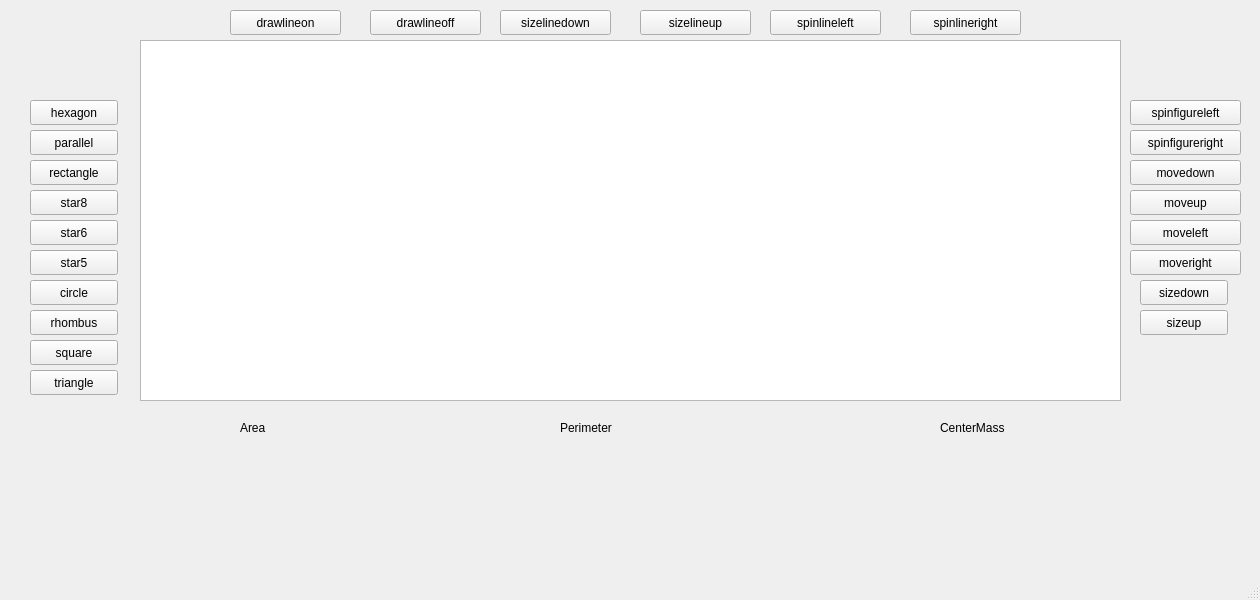
<?xml version="1.0" encoding="UTF-8"?>
<ui version="4.0">
 <class>MainWindow</class>
 <widget class="QMainWindow" name="MainWindow">
  <property name="geometry">
   <rect>
    <x>0</x>
    <y>0</y>
    <width>1260</width>
    <height>600</height>
   </rect>
  </property>
  <property name="windowTitle">
   <string>MainWindow</string>
  </property>
  <widget class="QWidget" name="centralwidget">
   <widget class="QGraphicsView" name="graphicsView">
    <property name="geometry">
     <rect>
      <x>140</x>
      <y>40</y>
      <width>981</width>
      <height>361</height>
     </rect>
    </property>
   </widget>
   <widget class="QLabel" name="Area">
    <property name="geometry">
     <rect>
      <x>240</x>
      <y>420</y>
      <width>111</width>
      <height>16</height>
     </rect>
    </property>
    <property name="text">
     <string>Area</string>
    </property>
   </widget>
   <widget class="QLabel" name="Perimeter">
    <property name="geometry">
     <rect>
      <x>560</x>
      <y>420</y>
      <width>141</width>
      <height>16</height>
     </rect>
    </property>
    <property name="text">
     <string>Perimeter</string>
    </property>
   </widget>
   <widget class="QLabel" name="CenterMass">
    <property name="geometry">
     <rect>
      <x>940</x>
      <y>420</y>
      <width>141</width>
      <height>16</height>
     </rect>
    </property>
    <property name="text">
     <string>CenterMass</string>
    </property>
   </widget>
   <widget class="QPushButton" name="pushButton_triangle">
    <property name="geometry">
     <rect>
      <x>30</x>
      <y>370</y>
      <width>88</width>
      <height>25</height>
     </rect>
    </property>
    <property name="text">
     <string>triangle</string>
    </property>
   </widget>
   <widget class="QPushButton" name="pushButton_square">
    <property name="geometry">
     <rect>
      <x>30</x>
      <y>340</y>
      <width>88</width>
      <height>25</height>
     </rect>
    </property>
    <property name="text">
     <string>square</string>
    </property>
   </widget>
   <widget class="QPushButton" name="pushButton_rhombus">
    <property name="geometry">
     <rect>
      <x>30</x>
      <y>310</y>
      <width>88</width>
      <height>25</height>
     </rect>
    </property>
    <property name="text">
     <string>rhombus</string>
    </property>
   </widget>
   <widget class="QPushButton" name="pushButton_circle">
    <property name="geometry">
     <rect>
      <x>30</x>
      <y>280</y>
      <width>88</width>
      <height>25</height>
     </rect>
    </property>
    <property name="text">
     <string>circle</string>
    </property>
   </widget>
   <widget class="QPushButton" name="pushButton_star5">
    <property name="geometry">
     <rect>
      <x>30</x>
      <y>250</y>
      <width>88</width>
      <height>25</height>
     </rect>
    </property>
    <property name="text">
     <string>star5</string>
    </property>
   </widget>
   <widget class="QPushButton" name="pushButton_star6">
    <property name="geometry">
     <rect>
      <x>30</x>
      <y>220</y>
      <width>88</width>
      <height>25</height>
     </rect>
    </property>
    <property name="text">
     <string>star6</string>
    </property>
   </widget>
   <widget class="QPushButton" name="pushButton_star8">
    <property name="geometry">
     <rect>
      <x>30</x>
      <y>190</y>
      <width>88</width>
      <height>25</height>
     </rect>
    </property>
    <property name="text">
     <string>star8</string>
    </property>
   </widget>
   <widget class="QPushButton" name="pushButton_rectangle">
    <property name="geometry">
     <rect>
      <x>30</x>
      <y>160</y>
      <width>88</width>
      <height>25</height>
     </rect>
    </property>
    <property name="text">
     <string>rectangle</string>
    </property>
   </widget>
   <widget class="QPushButton" name="pushButton_parallel">
    <property name="geometry">
     <rect>
      <x>30</x>
      <y>130</y>
      <width>88</width>
      <height>25</height>
     </rect>
    </property>
    <property name="text">
     <string>parallel</string>
    </property>
   </widget>
   <widget class="QPushButton" name="pushButton_hexagon">
    <property name="geometry">
     <rect>
      <x>30</x>
      <y>100</y>
      <width>88</width>
      <height>25</height>
     </rect>
    </property>
    <property name="text">
     <string>hexagon</string>
    </property>
   </widget>
   <widget class="QPushButton" name="pushButton_sizeup">
    <property name="geometry">
     <rect>
      <x>1140</x>
      <y>310</y>
      <width>88</width>
      <height>25</height>
     </rect>
    </property>
    <property name="text">
     <string>sizeup</string>
    </property>
   </widget>
   <widget class="QPushButton" name="pushButton_sizedown">
    <property name="geometry">
     <rect>
      <x>1140</x>
      <y>280</y>
      <width>88</width>
      <height>25</height>
     </rect>
    </property>
    <property name="text">
     <string>sizedown</string>
    </property>
   </widget>
   <widget class="QPushButton" name="pushButton_moveup">
    <property name="geometry">
     <rect>
      <x>1130</x>
      <y>190</y>
      <width>111</width>
      <height>25</height>
     </rect>
    </property>
    <property name="text">
     <string>moveup</string>
    </property>
   </widget>
   <widget class="QPushButton" name="pushButton_movedown">
    <property name="geometry">
     <rect>
      <x>1130</x>
      <y>160</y>
      <width>111</width>
      <height>25</height>
     </rect>
    </property>
    <property name="text">
     <string>movedown</string>
    </property>
   </widget>
   <widget class="QPushButton" name="pushButton_moveleft">
    <property name="geometry">
     <rect>
      <x>1130</x>
      <y>220</y>
      <width>111</width>
      <height>25</height>
     </rect>
    </property>
    <property name="text">
     <string>moveleft</string>
    </property>
   </widget>
   <widget class="QPushButton" name="pushButton_moveright">
    <property name="geometry">
     <rect>
      <x>1130</x>
      <y>250</y>
      <width>111</width>
      <height>25</height>
     </rect>
    </property>
    <property name="text">
     <string>moveright</string>
    </property>
   </widget>
   <widget class="QPushButton" name="pushButton_rotleft">
    <property name="geometry">
     <rect>
      <x>1130</x>
      <y>100</y>
      <width>111</width>
      <height>25</height>
     </rect>
    </property>
    <property name="text">
     <string>spinfigureleft</string>
    </property>
   </widget>
   <widget class="QPushButton" name="pushButton_rotright">
    <property name="geometry">
     <rect>
      <x>1130</x>
      <y>130</y>
      <width>111</width>
      <height>25</height>
     </rect>
    </property>
    <property name="text">
     <string>spinfigureright</string>
    </property>
   </widget>
   <widget class="QPushButton" name="pushButton_drawlineon">
    <property name="geometry">
     <rect>
      <x>230</x>
      <y>10</y>
      <width>111</width>
      <height>25</height>
     </rect>
    </property>
    <property name="text">
     <string>drawlineon</string>
    </property>
   </widget>
   <widget class="QPushButton" name="pushButton_drawlineoff">
    <property name="geometry">
     <rect>
      <x>370</x>
      <y>10</y>
      <width>111</width>
      <height>25</height>
     </rect>
    </property>
    <property name="text">
     <string>drawlineoff</string>
    </property>
   </widget>
   <widget class="QPushButton" name="pushButton_sizelineup">
    <property name="geometry">
     <rect>
      <x>640</x>
      <y>10</y>
      <width>111</width>
      <height>25</height>
     </rect>
    </property>
    <property name="text">
     <string>sizelineup</string>
    </property>
   </widget>
   <widget class="QPushButton" name="pushButton_sizelinedown">
    <property name="geometry">
     <rect>
      <x>500</x>
      <y>10</y>
      <width>111</width>
      <height>25</height>
     </rect>
    </property>
    <property name="text">
     <string>sizelinedown</string>
    </property>
   </widget>
   <widget class="QPushButton" name="pushButton_rotliner">
    <property name="geometry">
     <rect>
      <x>910</x>
      <y>10</y>
      <width>111</width>
      <height>25</height>
     </rect>
    </property>
    <property name="text">
     <string>spinlineright</string>
    </property>
   </widget>
   <widget class="QPushButton" name="pushButton_rotlinel">
    <property name="geometry">
     <rect>
      <x>770</x>
      <y>10</y>
      <width>111</width>
      <height>25</height>
     </rect>
    </property>
    <property name="text">
     <string>spinlineleft</string>
    </property>
   </widget>
  </widget>
  <widget class="QMenuBar" name="menubar">
   <property name="geometry">
    <rect>
     <x>0</x>
     <y>0</y>
     <width>1260</width>
     <height>22</height>
    </rect>
   </property>
  </widget>
  <widget class="QStatusBar" name="statusbar"/>
 </widget>
 <resources/>
 <connections/>
</ui>
